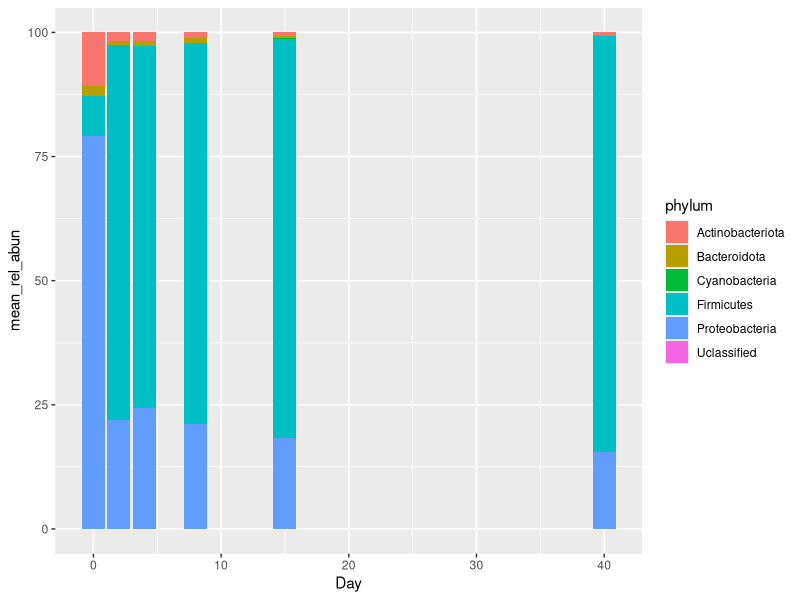
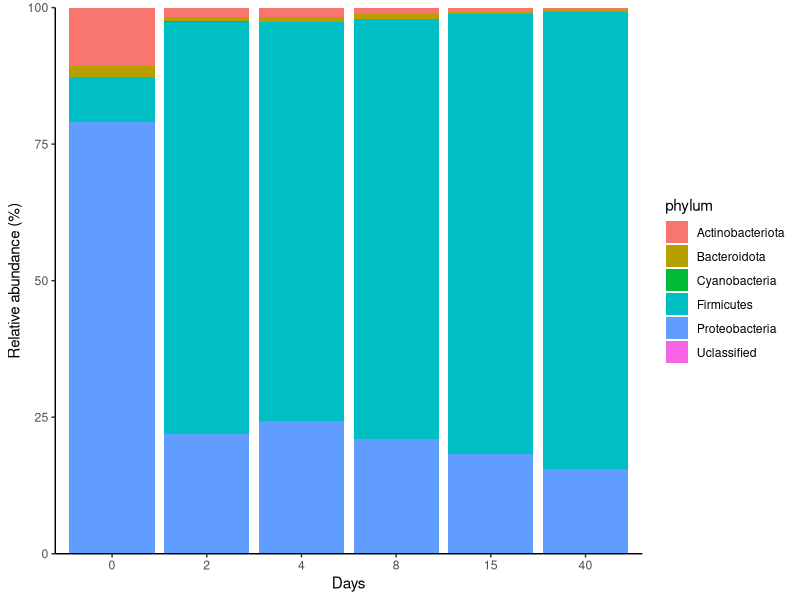
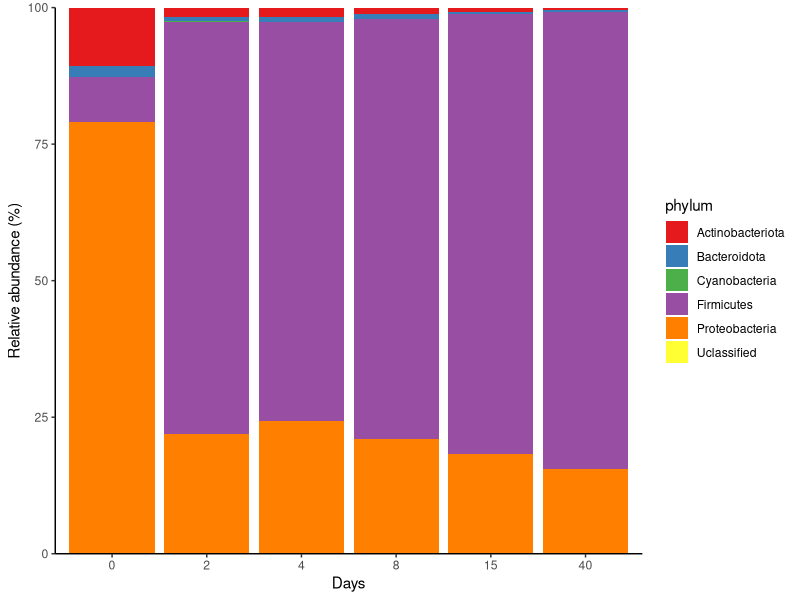

Generate these figures, in order, with R:
## ---- chunk 1
#setting working direectory
setwd("~/Documents/github/coding_club/")

#install.packages("tidyverse")
library(tidyverse)
## ---- chunk 2
#| warning: false

counts <- read.table("raw_data/feature-table_ampli.tsv",
                     header = TRUE, #it recognize first row as header
                     sep = "\t") #how is the file separated (e.g ",", ";")

taxonomy <- read_tsv("raw_data/taxonomy_ampli.tsv")

metadata <-  read_tsv("raw_data/weight_ph_data.txt") %>% 
             rename(samples=Sample)
## ---- chunk 3
#| warning: false
taxonomy <- read_tsv("raw_data/taxonomy_ampli.tsv") %>% 
  rename(OTUID='Feature ID') %>%
  separate(Taxon,
           into=c("superkingdom", "phylum", "class", "order", "family", "genus", "species"),
           sep = ";") %>%
  select(OTUID, phylum) %>% 
  mutate(phylum=str_replace(phylum, " p__", ""))

head(taxonomy) #check the first 5 row of the dataframe
## ---- chunk 4
#| warning: false
counts %>% 
  pivot_longer(-OTUID,
               names_to = "samples",
               values_to = "values") %>%
  inner_join(taxonomy, by="OTUID") 

## ---- chunk 5
#| warning: false
counts %>% 
  pivot_longer(-OTUID,
               names_to = "samples",
               values_to = "values") %>%
  inner_join(taxonomy, by="OTUID") %>% 
  mutate(phylum=if_else(is.na(phylum), "Uclassified", phylum))

## ---- chunk 6
#An example for a different string
data.frame(taxon=c("candidatus xy", "candidatus Johan", "candidatus_xy", 
                   "unclassified xy","unclassified_xz")) %>% 
  mutate(taxon=str_replace(taxon, "candidatus.*", "Unclassified"),
         taxon=str_replace(taxon, "unclassified.*", "Unclassifed"))
## ---- chunk 7
#| warning: false
counts %>% 
  pivot_longer(-OTUID,
               names_to = "samples",
               values_to = "values") %>%
  inner_join(taxonomy, by="OTUID") %>% 
  mutate(phylum=if_else(is.na(phylum), "Uclassified", phylum)) %>% 
  group_by(samples, phylum) %>% 
  summarise(sum_values =sum(values), .groups = "drop") %>% 
  group_by(samples) %>% 
  mutate(rel_abun = 100*(sum_values/sum(sum_values)))

## ---- chunk 8
#| warning: false
counts %>% 
  pivot_longer(-OTUID,
               names_to = "samples",
               values_to = "values") %>%
  inner_join(taxonomy, by="OTUID") %>% 
  mutate(phylum=if_else(is.na(phylum), "Uclassified", phylum)) %>% 
  group_by(samples, phylum) %>% 
  summarise(sum_values =sum(values), .groups = "drop") %>% 
  group_by(samples) %>% 
  mutate(rel_abun = 100*(sum_values/sum(sum_values))) %>% 
  inner_join(metadata, by="samples") %>% 
  select(samples, phylum, Day, rel_abun) %>% 
  group_by(phylum, Day) %>% 
  summarise(mean_rel_abun = mean(rel_abun))
## ---- chunk 9
#| warning: false
counts %>% 
  pivot_longer(-OTUID,
               names_to = "samples",
               values_to = "values") %>%
  inner_join(taxonomy, by="OTUID") %>% 
  mutate(phylum=if_else(is.na(phylum), "Uclassified", phylum)) %>% 
  group_by(samples, phylum) %>% 
  summarise(sum_values =sum(values), .groups = "drop") %>% 
  group_by(samples) %>% 
  mutate(rel_abun = 100*(sum_values/sum(sum_values))) %>% 
  inner_join(metadata, by="samples") %>% 
  select(samples, phylum, Day, rel_abun) %>% 
  group_by(phylum, Day) %>% 
  summarise(mean_rel_abun = mean(rel_abun), .groups = "drop") %>% 
  ggplot(aes(x = Day,
             y = mean_rel_abun,
             fill = phylum)) +
  geom_bar(stat = "identity")
## ---- chunk 10
#| warning: false
counts %>% 
  pivot_longer(-OTUID,
               names_to = "samples",
               values_to = "values") %>%
  inner_join(taxonomy, by="OTUID") %>% 
  mutate(phylum=if_else(is.na(phylum), "Uclassified", phylum)) %>% 
  group_by(samples, phylum) %>% 
  summarise(sum_values =sum(values), .groups = "drop") %>% 
  group_by(samples) %>% 
  mutate(rel_abun = 100*(sum_values/sum(sum_values))) %>% 
  inner_join(metadata, by="samples") %>% 
  select(samples, phylum, Day, rel_abun) %>% 
  group_by(phylum, Day) %>% 
  summarise(mean_rel_abun = mean(rel_abun), .groups = "drop") %>% 
  ggplot(aes(x = factor(Day,
                        levels = c(0, 2,4,8,15,40)), 
             y = mean_rel_abun,
             fill = phylum)) +
  geom_bar(stat = "identity") +
  scale_y_continuous(expand = c(0,0)) + # modify scale 
  labs(x ="Days", # axis names
       y = "Relative abundance (%)") +
  theme_classic()
## ---- chunk 11
col_values <- c('#e41a1c','#377eb8','#4daf4a','#984ea3',
                 '#ff7f00','#ffff33')

counts %>% 
  pivot_longer(-OTUID,
               names_to = "samples",
               values_to = "values") %>%
  inner_join(taxonomy, by="OTUID") %>% 
  mutate(phylum=if_else(is.na(phylum), "Uclassified", phylum)) %>% 
  group_by(samples, phylum) %>% 
  summarise(sum_values =sum(values), .groups = "drop") %>% 
  group_by(samples) %>% 
  mutate(rel_abun = 100*(sum_values/sum(sum_values))) %>% 
  inner_join(metadata, by="samples") %>% 
  select(samples, phylum, Day, rel_abun) %>% 
  group_by(phylum, Day) %>% 
  summarise(mean_rel_abun = mean(rel_abun), .groups = "drop") %>% 
  ggplot(aes(x = factor(Day,
                        levels = c(0, 2,4,8,15,40)), 
             y = mean_rel_abun,
             fill = phylum)) +
  geom_bar(stat = "identity") +
  scale_y_continuous(expand = c(0,0)) +
  scale_fill_manual(values = col_values) +# modify scale 
  labs(x ="Days", # axis names
       y = "Relative abundance (%)") +
  theme_classic()
